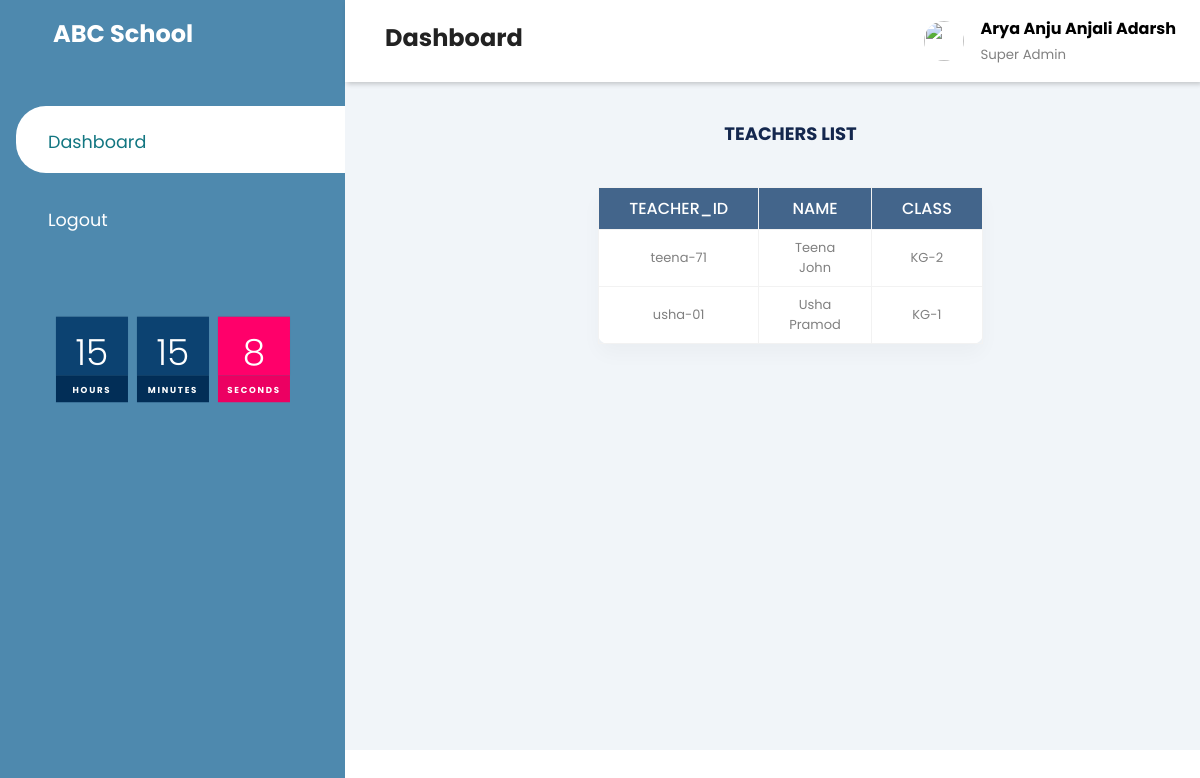
Screenshot of /src/viewteachertable.php with the database file from the repository.
### tables this page shows
CREATE TABLE IF NOT EXISTS `teacher` (
  `id` int(11) NOT NULL PRIMARY KEY,
  `username` varchar(220) NOT NULL UNIQUE,
  `password` varchar(45) NOT NULL UNIQUE,
  `name` varchar(45) NOT NULL,
  `class` varchar(45) NOT NULL
);

### src/viewteachertable.php (the view, shortened to what this page needs)
<!DOCTYPE html>
<html>
<head>
      <?php include 'tablelinks.php';?>
      <?php include 'tablestyles.php';?>
      <link rel="stylesheet" href="https://maxst.icons8.com/vue-static/landings/line-awesome/line-awesome/1.3.0/css/line-awesome.min.css">
      <link rel="stylesheet" href="../viewstudent.css">
</head>
<body>
  <div class="sidebar">
    <div class="sidebar-brand">
      <h2><span class="lab la-accusoft"></span> ABC School</h2>
    </div>
    <div class="sidebar-menu">
      <ul>
        <li>
          <a class="active"><span class="las la-school"></span>
            <span>Dashboard</span></a>
        </li>
        <li>
          <a href="../index.php"><span class="las la-user-minus"></span>
            <span>Logout</span></a>
        </li>
        <li>
           <div id="clock">
             <div id="time">
               <div>
                 <span id="hour">00</span>
                 <span>hours</span>
               </div>
               <div>
                 <span id="minute">00</span>
                 <span>minutes</span>
               </div>
               <div>
                 <span id="second">00</span>
                 <span>seconds</span>
               </div>
             </div>
           </div>
        </li>
      </ul>
    </div>
  </div>
  <div class="main-content">
     <header>
       <h2>
         <label for="">
           <span class="las la-bars"></span>
         </label>
         Dashboard
       </h2>
       <div class="user-wrapper">
         <img src="https://img.icons8.com/pastel-glyph/64/000000/user-male--v1.png" width="40px" height="40px"/>
         <div>
           <h4>Arya Anju Anjali Adarsh</h4>
           <small>Super Admin</small>
         </div>
       </div>
     </header>
     <main>
       <div class="main-div">
       <h1 class="student_list">TEACHERS LIST</h1>
           <table>
             <thead>
               <tr>
                 <th>teacher_id</th>
                 <th>name</th>
                 <th>class</th>
               </tr>
               <tbody>
                 <?php
                 include 'auth.php';
                 $selectquery =" select * from `teacher` ORDER BY name ASC";
                 $query = mysqli_query($conn,$selectquery);
                   while($res=mysqli_fetch_array($query))
                   {?>
                     <tr>
                         <td><?php echo $res['username']; ?></td>
                         <td><?php echo $res['name'];?></td>
                         <td><?php echo $res['class'];?></td>
                         </tr>
                 <?php
                   }
                 ?>
               </tbody>
             </thead>
                 </table>
       </div>
     </div>
</body>
</html>

### viewstudent.css (style rules this page uses)
* { padding: 0; margin: 0; box-sizing: border-box; list-style-type: none; font-family: 'Poppins', sans-serif; text-decoration: none; }
.sidebar { width: 345px; position: fixed; left: 0; top: 0; height: 100%; background: #4e89ae; z-index: 100%; }
.sidebar-brand { height: 90px; padding: 1rem 0rem 1rem 2rem; color: #fff; }
.sidebar-menu { margin-top: 1rem; }
.sidebar-menu li { width: 100%; margin-bottom: 1.7rem; padding-left: 1rem; }
.sidebar-menu a { padding-left: 1rem; display: block; color: #fff; font-size: 1.1rem; }
.sidebar-menu a.active { background: #fff; padding-top: 1rem; padding-bottom: 1rem; color: #127681; border-radius: 30px 0px 0px 30px; }
.sidebar-menu a span:first-child { font-size: 1.5rem; padding-right: 1rem; }
.main-content { margin-left: 345px; }
header { display: flex; justify-content: space-between; padding: 1rem 1.5rem; box-shadow: 2px 2px 5px rgba(0,0,0,0.2); position: fixed; left: 345px; width: calc(100% - 345px); top: 0; z-index: 100; background: white; }
header h2 { color: #222; }
header label span { font-size: 1.7rem; padding-right: 1rem; }
.user-wrapper { display: flex; align-items: center; }
.user-wrapper img { border-radius: 50%; margin-right: 1rem; }
.user-wrapper small { display: inline-block; color: grey; }
main { margin-top: 40px; padding: 2rem 1.5rem; padding-left: 60px; background: #f1f5f9; min-height: calc(100vh - 90px); padding-top: 100px; }
.student_list { padding-bottom: 20px; }
#clock { padding-top: 15%; padding-left: 6%; }
#clock #time { display: flex; transform: scale(0.9); }
#clock #time div { position: relative; margin: 0 5px; }
#clock #time div span { position: relative; display: block; width: 80px; height: 65px; background: #0C4271; color: #fff; display: flex; font-weight: 300; text-align: center; justify-content: center; font-size: 2.5em; padding-top: 10px; z-index: 10; box-shadow: 0 0 1px rgba(0,0,0,0.2); }
#clock #time div span:nth-child(2) { height: 30px; font-size: 0.6em; letter-spacing: 0.2em; font-weight: 700; z-index: 9; box-shadow: none; background: #022E57; text-transform: uppercase; color: #fff; padding-bottom: 15px; }
#clock #time div:last-child span { background: #ff006a; }
#clock #time div:last-child span:nth-child(2) { background: #ec0062; color: #fff; }

### src/tablestyles.php (style rules this page uses)
* { margin: 0;padding: 0;box-sizing :border-box;font-family: 'Poppins', sans-serif; }
.main-div { width:100%; height:100vh; display :flex; flex-direction: :column; justify-content:center; align-items:center; }
h1 { font-size:18px; color:#14274e; text-align: center; margin-top: -20px; margin-bottom: 20px; }
table { border-collapse:collapse; background-color:#fff; box-shadow: 0 10px 20px 0 rgba(0,0,0,.03); border-radius: 10px; margin : auto; width:30%; }
th,td { border:1px solid #f2f2f2; padding: 8px 30px; text-align: center; color: grey; }
th { text-transform: uppercase; font-weight: 500; background: #43658b; color:white; }
td { font-size: 13px; }
a { text-decoration: none; display:flex; justify-content: center; }

### rows the page displays
teacher: username "teena-71", name "Teena John", class "KG-2"
teacher: username "usha-01", name "Usha Pramod", class "KG-1"
